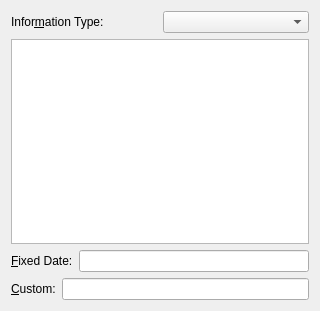
<?xml version="1.0" encoding="UTF-8"?>
<ui version="4.0">
 <class>InfoUi</class>
 <widget class="QWidget" name="InfoUi">
  <property name="geometry">
   <rect>
    <x>0</x>
    <y>0</y>
    <width>320</width>
    <height>311</height>
   </rect>
  </property>
  <property name="windowTitle">
   <string/>
  </property>
  <property name="sizeGripEnabled" stdset="0">
   <bool>true</bool>
  </property>
  <layout class="QGridLayout" name="gridLayout">
   <item row="0" column="0">
    <layout class="QHBoxLayout" name="horizontalLayout_2">
     <item>
      <widget class="QLabel" name="typeLA">
       <property name="text">
        <string>Infor&amp;mation Type:</string>
       </property>
       <property name="buddy">
        <cstring>typeCO</cstring>
       </property>
      </widget>
     </item>
     <item>
      <widget class="QComboBox" name="typeCO">
       <property name="toolTip">
        <string>Select the type of information to be output. Then specify the requested information below.</string>
       </property>
      </widget>
     </item>
    </layout>
   </item>
   <item row="1" column="0">
    <widget class="QListWidget" name="infoLW"/>
   </item>
   <item row="2" column="0">
    <layout class="QHBoxLayout" name="horizontalLayout_3">
     <item>
      <widget class="QLabel" name="fixDateLA">
       <property name="text">
        <string>&amp;Fixed Date:</string>
       </property>
       <property name="buddy">
        <cstring>fixDateLE</cstring>
       </property>
      </widget>
     </item>
     <item>
      <widget class="QLineEdit" name="fixDateLE">
       <property name="toolTip">
        <string>Here you can enter a fixed date (in ISO format: YYYY-MM-DD)</string>
       </property>
      </widget>
     </item>
    </layout>
   </item>
   <item row="3" column="0">
    <layout class="QHBoxLayout" name="horizontalLayout">
     <item>
      <widget class="QLabel" name="nameLA">
       <property name="text">
        <string>&amp;Custom:</string>
       </property>
       <property name="buddy">
        <cstring>nameLE</cstring>
       </property>
      </widget>
     </item>
     <item>
      <widget class="QLineEdit" name="nameLE"/>
     </item>
    </layout>
   </item>
  </layout>
 </widget>
 <includes>
  <include location="local">qt_i18n.h</include>
 </includes>
 <resources/>
 <connections/>
</ui>
